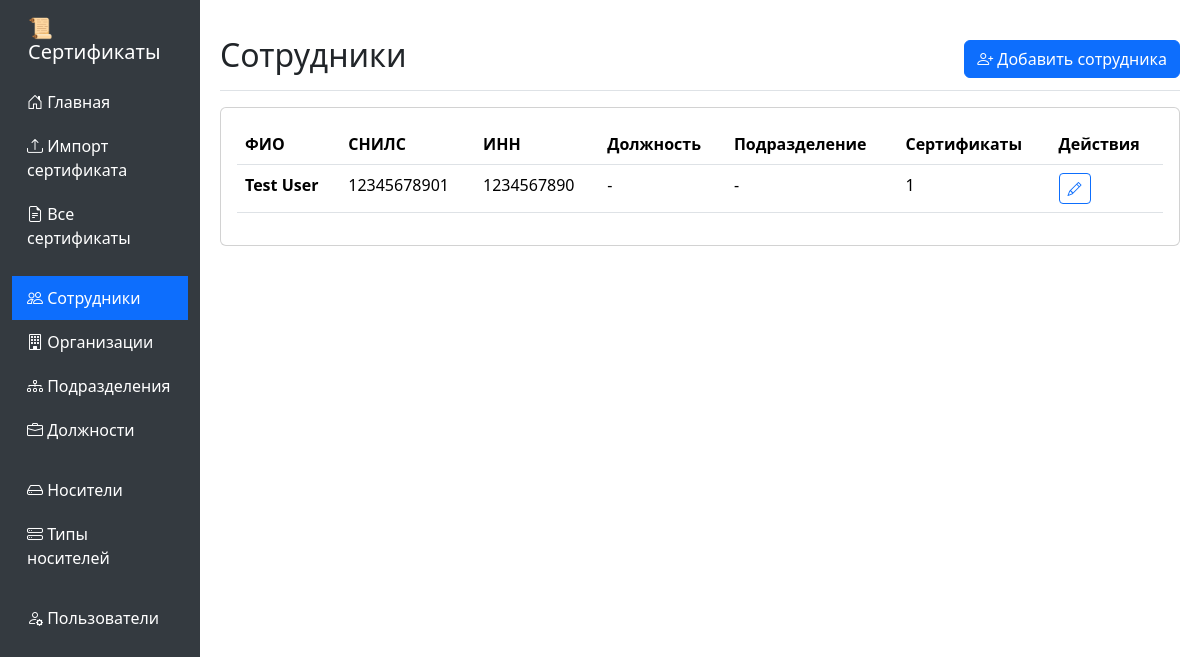
Page /employees (signed in) on the committed database.
### app.py (models this page shows, shortened)
class Employee(db.Model):
    id = db.Column(db.Integer, primary_key=True)
    last_name = db.Column(db.String(100), nullable=False)
    first_name = db.Column(db.String(100), nullable=False)
    middle_name = db.Column(db.String(100))
    snils = db.Column(db.String(11))
    inn = db.Column(db.String(12))
    position_id = db.Column(db.Integer, db.ForeignKey('position.id'))
    department_id = db.Column(db.Integer, db.ForeignKey('department.id'))
    position = db.relationship('Position', backref=db.backref('employees', lazy=True))
    department = db.relationship('Department', backref=db.backref('employees', lazy=True))
    created_at = db.Column(db.DateTime, default=lambda: datetime.now(timezone.utc))
    updated_at = db.Column(db.DateTime, default=lambda: datetime.now(timezone.utc), onupdate=lambda: datetime.now(timezone.utc))
    @property
    def full_name(self):
        return f"{self.last_name} {self.first_name} {self.middle_name or ''}".strip()

### app.py (the view)
@app.route('/employees')
@login_required
def employees_list():
    employees = Employee.query.order_by(Employee.last_name.asc()).all()
    return render_template('employees.html', employees=employees)

### app.py (called while the page is built)
@app.context_processor
def inject_timezone():
    from datetime import timezone
    return dict(timezone=timezone)

def login_required(f):
    @wraps(f)
    def decorated_function(*args, **kwargs):
        if 'user_id' not in session:
            flash('Пожалуйста, войдите в систему', 'warning')
            return redirect(url_for('login'))
        return f(*args, **kwargs)
    return decorated_function

### templates/employees.html (shortened to what this page needs)
{% extends "base.html" %}
{% block content %}
<div class="d-flex justify-content-between flex-wrap flex-md-nowrap align-items-center pt-3 pb-2 mb-3 border-bottom">
    <h1 class="h2">Сотрудники</h1>
    <a href="{{ url_for('add_employee') }}" class="btn btn-primary">
        <i class="bi bi-person-plus"></i> Добавить сотрудника
    </a>
</div>
<div class="card">
    <div class="card-body">
        {% if employees %}
        <div class="table-responsive">
            <table class="table table-hover">
                <thead>
                    <tr>
                        <th>ФИО</th>
                        <th>СНИЛС</th>
                        <th>ИНН</th>
                        <th>Должность</th>
                        <th>Подразделение</th>
                        <th>Сертификаты</th>
                        <th>Действия</th>
                    </tr>
                </thead>
                <tbody>
                    {% for employee in employees %}
                    <tr>
                        <td><strong>{{ employee.full_name }}</strong></td>
                        <td>{{ employee.snils or '-' }}</td>
                        <td>{{ employee.inn or '-' }}</td>
                        <td>{{ employee.position.name if employee.position else '-' }}</td>
                        <td>{{ employee.department.name if employee.department else '-' }}</td>
                        <td>{{ employee.certificates|length }}</td>
                        <td>
                            <a href="{{ url_for('edit_employee', emp_id=employee.id) }}" class="btn btn-sm btn-outline-primary">
                                <i class="bi bi-pencil"></i>
                            </a>
                        </td>
                    </tr>
                    {% endfor %}
                </tbody>
            </table>
        </div>
        {% else %}
        <p class="text-muted text-center py-4">Сотрудники ещё не добавлены</p>
        {% endif %}
    </div>
</div>
{% endblock %}

### rows in the picture
Employee: full_name "Test User", snils "12345678901", inn "1234567890", position "-", department "-", certificates|length "1"
